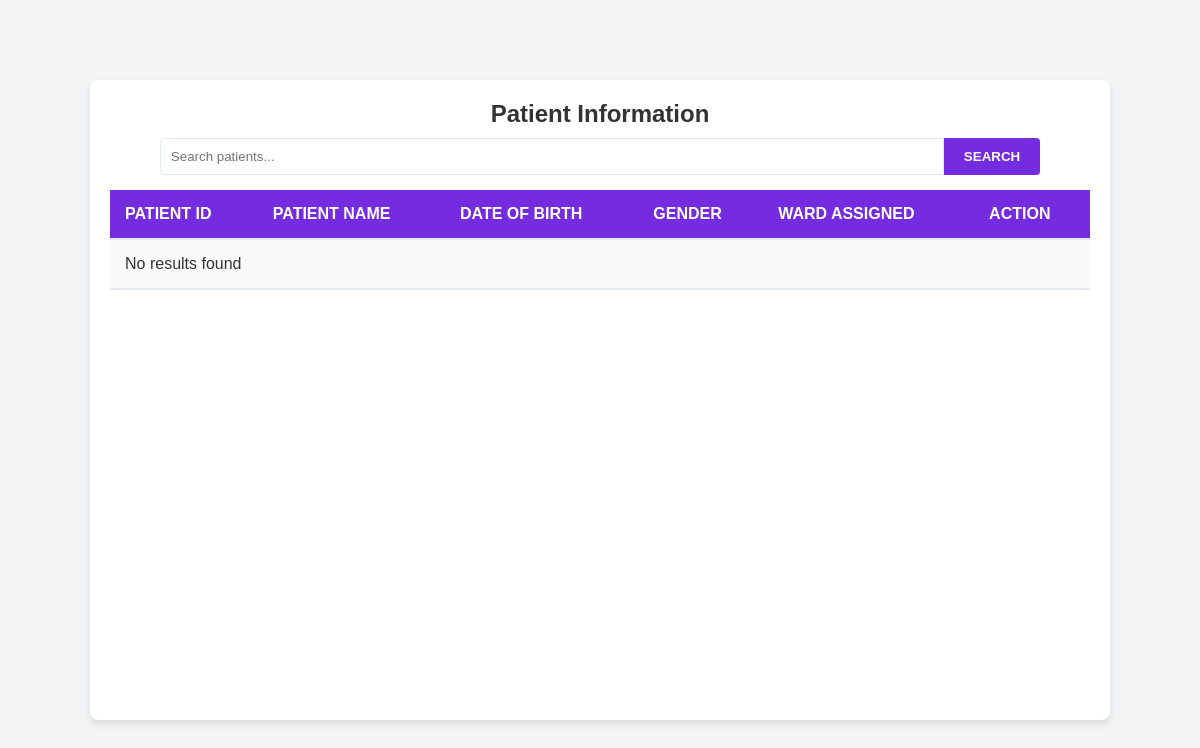
/patientList.php, run on an earlier commit of the app's database.
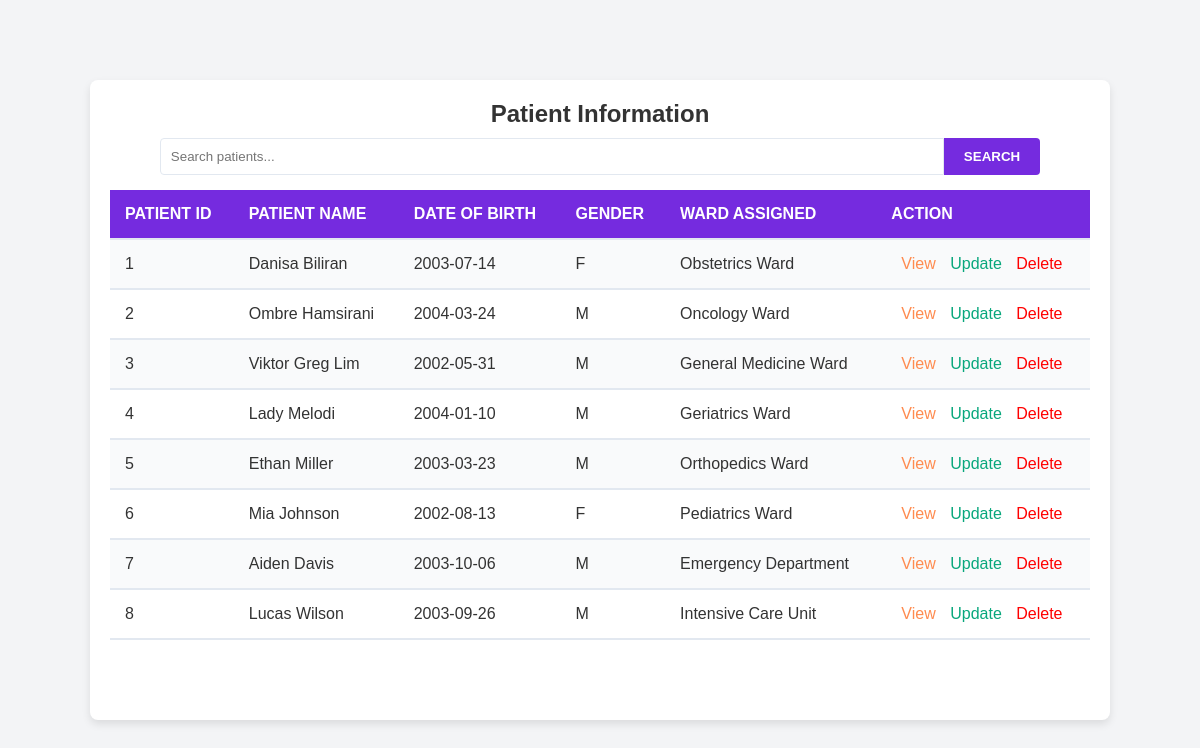
And on a later commit of the database.
### tables this page shows
CREATE TABLE `patient` (
  `PatientID` bigint(20) UNSIGNED NOT NULL,
  `PatientName` varchar(100) DEFAULT NULL,
  `DateOfBirth` date NOT NULL,
  `Gender` char(1) DEFAULT NULL CHECK (`Gender` in ('M','F')),
  `WardID` int(11) DEFAULT NULL,
  `Status` enum('discharge','admitted') DEFAULT NULL,
  `Symptoms` text NOT NULL,
  `Allergies` text NOT NULL,
  `Medication` text NOT NULL,
  `MedicalHistory` text NOT NULL,
  `Events` text NOT NULL,
  `DischargeDetails` text NOT NULL
);

CREATE TABLE `ward` (
  `WardID` bigint(20) UNSIGNED NOT NULL,
  `WardName` varchar(100) DEFAULT NULL,
  `Specialty` varchar(200) DEFAULT NULL,
  `FacilityID` int(11) NOT NULL
);

### patientList.php (the view, shortened to what this page needs)
<?php
    include 'conn.php';
    $search = isset($_GET['search']) ? $_GET['search'] : '';
    $sql = "SELECT p.*, w.WardName
        FROM patient p
        JOIN ward w ON p.WardID = w.WardID";
    $result = $conn->query($sql);
?>
<!DOCTYPE html>
<html lang="en">
    <head>
    </head>
    <body>
        <div class="table-container">
            <h2 class="table-title">Patient Information</h2>
            <form method="GET" action="">
                <div class="searchbox">
                    <input type="text" name="search" id="search" placeholder="Search patients..." value="<?php echo htmlspecialchars($search); ?>">
                    <button type="submit">Search</button>
                </div>
            </form>
            <table>
                <tr>
                    <th>Patient ID</th>
                    <th>Patient Name</th>
                    <th>Date of Birth</th>
                    <th>Gender</th>
                    <th>Ward Assigned</th>
                    <th>Action</th>
                </tr>
                <?php
                    if ($result->num_rows > 0) {
                        while ($row = $result->fetch_assoc()) {
                            echo "
                                <tr>
                                    <td>$row[PatientID]</td>
                                    <td>$row[PatientName]</td>
                                    <td>$row[DateOfBirth]</td>
                                    <td>$row[Gender]</td>
                                    <td>$row[WardName]</td>
                                    <td>
                                        <a class='btn view' href='medicalHistory.html'>View</a>
                                        <a class='btn update' href=''>Update</a>
                                        <a class='btn delete' href=''>Delete</a>
                                    </td>
                                </tr>
                            ";
                        }
                    } else {
                        echo "<tr><td colspan='6'>No results found</td></tr>";
                    }
                ?>
            </table>
        </div>
    </body>
</html>

What changed in the data, as far as the page shows it:
added patient: PatientID "1", PatientName "Danisa Biliran", DateOfBirth "2003-07-14", Gender "F", WardID.WardName "Obstetrics Ward"
added patient: PatientID "2", PatientName "Ombre Hamsirani", DateOfBirth "2004-03-24", Gender "M", WardID.WardName "Oncology Ward"
added patient: PatientID "3", PatientName "Viktor Greg Lim", DateOfBirth "2002-05-31", Gender "M", WardID.WardName "General Medicine Ward"
added patient: PatientID "4", PatientName "Lady Melodi", DateOfBirth "2004-01-10", Gender "M", WardID.WardName "Geriatrics Ward"
added patient: PatientID "5", PatientName "Ethan Miller", DateOfBirth "2003-03-23", Gender "M", WardID.WardName "Orthopedics Ward"
added patient: PatientID "6", PatientName "Mia Johnson", DateOfBirth "2002-08-13", Gender "F", WardID.WardName "Pediatrics Ward"
added patient: PatientID "7", PatientName "Aiden Davis", DateOfBirth "2003-10-06", Gender "M", WardID.WardName "Emergency Department"
added patient: PatientID "8", PatientName "Lucas Wilson", DateOfBirth "2003-09-26", Gender "M", WardID.WardName "Intensive Care Unit"
Also different on the page:
text no longer shown: "No results found"
